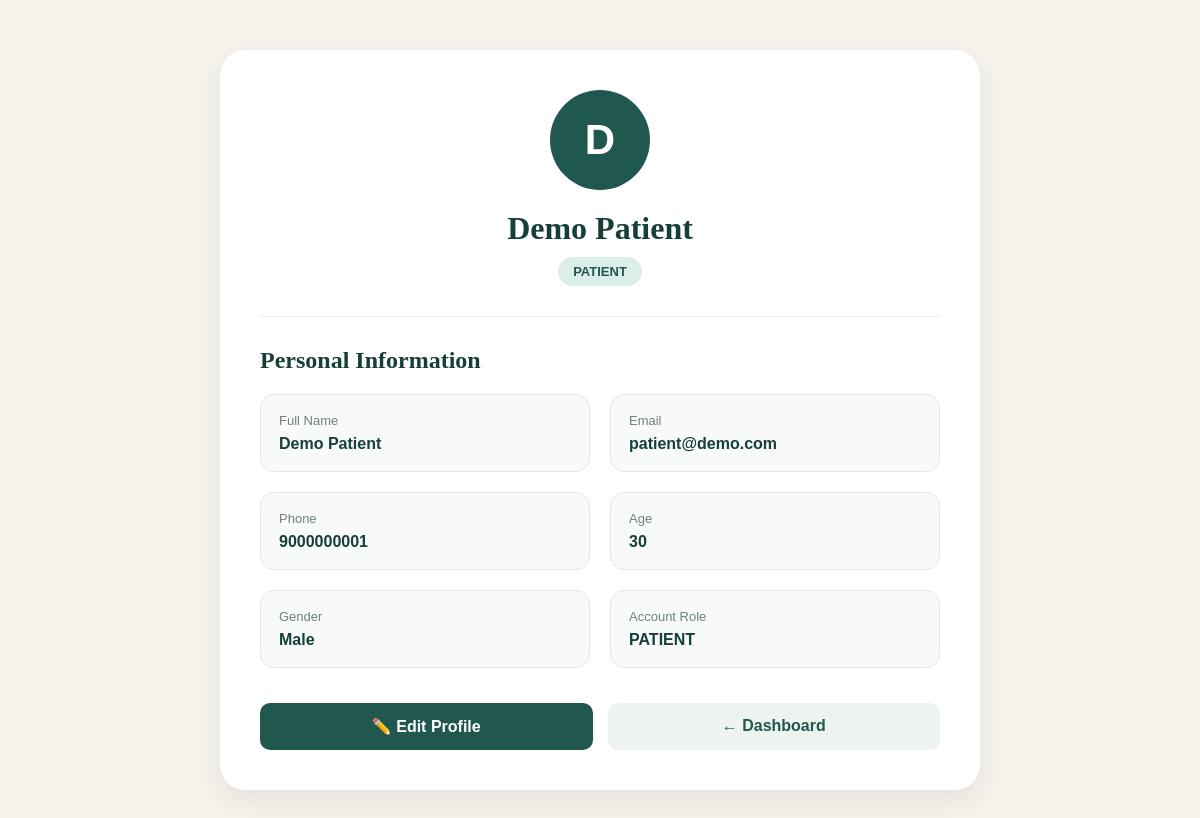
Screenshot of /profile (signed in) with the database file from the repository.
### src/models/user.py (models this page shows)
class User(Base):
    __tablename__ = "users"
    id: Mapped[int] = mapped_column(
        Integer,
        primary_key=True,
        index=True
    )
    name: Mapped[str] = mapped_column(
        String(100),
        nullable=False
    )
    email: Mapped[str] = mapped_column(
        String(150),
        unique=True,
        index=True,
        nullable=False
    )
    phone: Mapped[str | None] = mapped_column(
        String(20),
        nullable=True
    )
    password_hash: Mapped[str] = mapped_column(
        String(255),
        nullable=False
    )
    age: Mapped[int | None] = mapped_column(
        Integer,
        nullable=True
    )
    gender: Mapped[str | None] = mapped_column(
        String(20),
        nullable=True
    )
    profile_photo: Mapped[str | None] = mapped_column(
        String(255),
        nullable=True
    )
    role: Mapped[str] = mapped_column(
        String(20),
        default="PATIENT",
        nullable=False
    )
    is_active: Mapped[bool] = mapped_column(
        Boolean,
        default=True,
        nullable=False
    )
    created_at: Mapped[datetime] = mapped_column(
        DateTime,
        default=datetime.utcnow
    )
    updated_at: Mapped[datetime] = mapped_column(
        DateTime,
        default=datetime.utcnow,
        onupdate=datetime.utcnow
    )

### src/routers/profile.py (the view)
@router.get("/profile")
def profile_page(
    request: Request,
    db: Session = Depends(get_db)
):
    user_id = request.session.get("user_id")
    if user_id is None:
        return RedirectResponse(
            url="/login",
            status_code=303
        )
    user = (
        db.query(User)
        .filter(User.id == user_id)
        .first()
    )
    if user is None:
        request.session.clear()
        return RedirectResponse(
            url="/login",
            status_code=303
        )
    return templates.TemplateResponse(
        request,
        "profile.html",
        {
            "user": user
        }
    )

### templates/profile.html (shortened to what this page needs)
<!DOCTYPE html>
<html lang="en">
<head>
</head>
<body>
<div class="container">
    <div class="profile-card">
        <div class="profile-header">
            <div class="avatar">
                {{ user.name[0] | upper }}
            </div>
            <h1>
                {{ user.name }}
            </h1>
            <span class="role">
                {{ user.role }}
            </span>
        </div>
        <div class="info-section">
            <h2>
                Personal Information
            </h2>
            <div class="info-grid">
                <div class="info-box">
                    <div class="info-label">
                        Full Name
                    </div>
                    <div class="info-value">
                        {{ user.name }}
                    </div>
                </div>
                <div class="info-box">
                    <div class="info-label">
                        Email
                    </div>
                    <div class="info-value">
                        {{ user.email }}
                    </div>
                </div>
                <div class="info-box">
                    <div class="info-label">
                        Phone
                    </div>
                    <div class="info-value">
                        {{ user.phone or "Not provided" }}
                    </div>
                </div>
                <div class="info-box">
                    <div class="info-label">
                        Age
                    </div>
                    <div class="info-value">
                        {{ user.age or "Not provided" }}
                    </div>
                </div>
                <div class="info-box">
                    <div class="info-label">
                        Gender
                    </div>
                    <div class="info-value">
                        {{ user.gender or "Not provided" }}
                    </div>
                </div>
                <div class="info-box">
                    <div class="info-label">
                        Account Role
                    </div>
                    <div class="info-value">
                        {{ user.role }}
                    </div>
                </div>
            </div>
        </div>
        <div class="buttons">
            <a
                href="/profile/edit"
                class="btn edit-btn"
            >
                ✏️ Edit Profile
            </a>
            <a
                href="/dashboard"
                class="btn dashboard-btn"
            >
                ← Dashboard
            </a>
        </div>
    </div>
</div>
</body>
</html>

### templates/profile.html (style rules this page uses)
* { box-sizing: border-box; }
body { margin: 0; font-family: Arial, sans-serif; background: #f5f3eb; color: #173f3a; }
.container { max-width: 800px; margin: 50px auto; padding: 0 20px; }
.profile-card { background: white; border-radius: 25px; padding: 40px; box-shadow: 0 10px 30px rgba(0, 0, 0, 0.08); }
.profile-header { text-align: center; padding-bottom: 30px; border-bottom: 1px solid #eeeeee; }
.avatar { width: 100px; height: 100px; margin: auto; border-radius: 50%; background: #20584f; color: white; display: flex; align-items: center; justify-content: center; font-size: 42px; font-weight: bold; }
.profile-header h1 { font-family: Georgia, serif; font-size: 32px; margin: 20px 0 10px; }
.role { display: inline-block; background: #dceee9; color: #20584f; padding: 7px 15px; border-radius: 20px; font-size: 13px; font-weight: bold; }
.info-section { margin-top: 30px; }
.info-section h2 { font-family: Georgia, serif; margin-bottom: 20px; }
.info-grid { display: grid; grid-template-columns: repeat(2, 1fr); gap: 20px; }
.info-box { background: #f8faf9; border: 1px solid #e3e8e5; border-radius: 14px; padding: 18px; }
.info-label { font-size: 13px; color: #71817e; margin-bottom: 7px; }
.info-value { font-size: 16px; font-weight: bold; color: #173f3a; word-break: break-word; }
.buttons { margin-top: 35px; display: flex; gap: 15px; }
.btn { flex: 1; padding: 14px; border-radius: 10px; text-align: center; text-decoration: none; font-weight: bold; transition: 0.2s; }
.edit-btn { background: #20584f; color: white; }
.dashboard-btn { background: #edf3f1; color: #20584f; }

### rows the page displays
User: name "D", name "Demo Patient", role "PATIENT", email "patient@demo.com", phone "9000000001", age "30", gender "Male"
